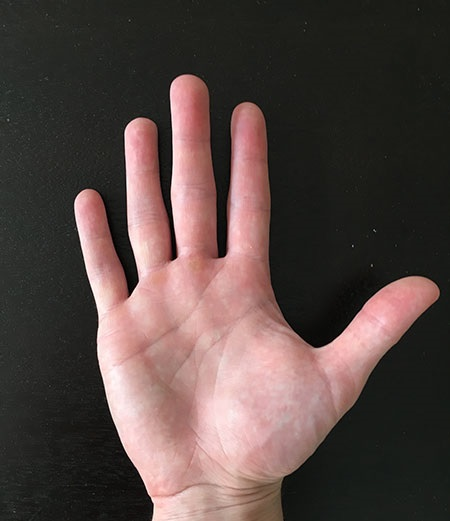
//> input picture project_code/images/hand.jpg, 450 x 521 px
$ ./VC_FANFUHAN_OPENCV055   (built with g++ and OpenCV 4)
//> lines starting //> are read from the running program, lines starting //| are printed output that depends on the picture; after the words box and inside, x2 and y2 are one past the last pixel; in counts of white or black regions, pixels touching at a corner belong together
// VC_FANFUHAN_OPENCV055.cpp : 定義主控台應用程式的進入點。
//
/*
// Debug | x32
通用屬性
| C/C++
|	| 一般
|		| 其他 Include 目錄 -> ..\..\opencv411_x64\include
|
| 連結器
| 	|一一般
|		|  其他程式庫目錄 -> ..\..\opencv411_x64\lib
|
| 	|一輸入
|		| 其他相依性 -> opencv_world411d.lib;%(AdditionalDependencies)

// Releas | x64
組態屬性
| C/C++
|	| 一般
|		| 其他 Include 目錄 -> ..\..\opencv411_x64\include;%(AdditionalDependencies)
|
| 連結器
| 	|一般
|		| 其他程式庫目錄 -> ..\..\opencv411_x64\lib;%(AdditionalDependencies)
|
| 	|一輸入
|		| 其他相依性 -> opencv_world411.lib;%(AdditionalDependencies)

*/

#include "stdafx.h"
#include <iostream>
#include <opencv2/opencv.hpp>
#include <opencv2/core/core.hpp>
#include <opencv2/highgui/highgui.hpp>

using namespace std;
using namespace cv;

void blur_demo(Mat &image, Mat &sum);
void edge_demo(Mat &image, Mat &sum);
int getblockSum(Mat &sum, int x1, int y1, int x2, int y2, int i);

void showHistogram(InputArray src, cv::String StrTitle);
void backProjection_demo(Mat &mat, Mat &model);
void blur3x3(Mat &src, Mat *det);

void add_salt_pepper_noise(Mat &image);
void add_gaussian_noise(Mat &image);

void USMImage(Mat src, Mat &usm, float fltPar);

void pyramid_up(Mat &image, vector<Mat> &pyramid_images, int level);
void pyramid_down(vector<Mat> &pyramid_images);

void laplaian_demo(vector<Mat> &pyramid_images, Mat &image);

void connected_component_demo(Mat &image);
void componentwithstats_demo(Mat &image);

void contours_info(Mat &image, vector<vector<Point>> &pts);
void contours_info(Mat &image, vector<vector<Point>> &pts, int threshold01, int threshold02);

// [5 lines left out: function pause, not called in this run]
int main()
{
	Mat src = imread("../../images/hand.jpg");//Mat src = imread("../../images/test.png");
//> src is the input picture: 521 rows x 450 cols, CV_8UC3; mean B, G, R 67.4, 70.7, 86.1
	if (src.empty())
	{
		cout << "could not load image.." << endl;
		pause();
		return -1;
	}
	else
	{
		imshow("input_src", src);
		showHistogram(src, "Histogram_input_src");
//> in showHistogram, `split(src, bgr_plane);`:
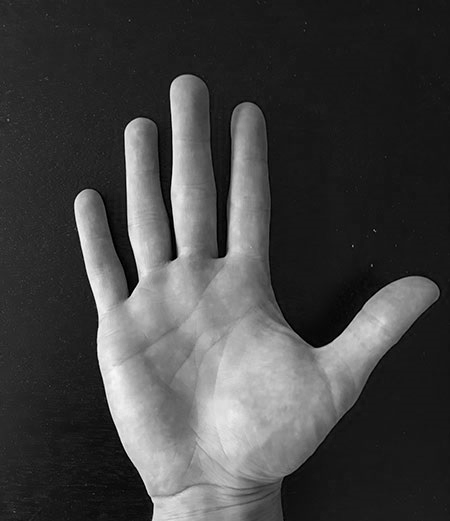
//> bgr_plane[0]: 521 rows x 450 cols, CV_8UC1; min 0, max 250, mean 67.4
//> in showHistogram, `split(src, bgr_plane);`:
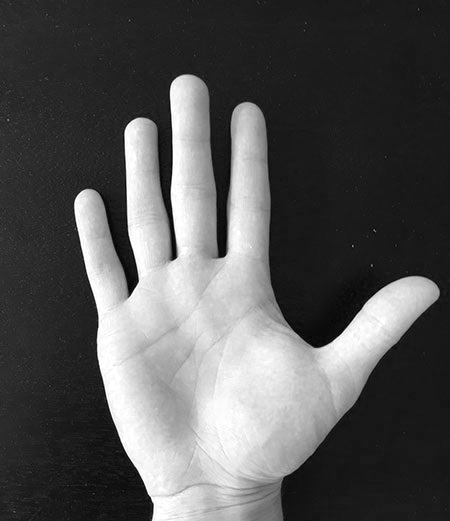
//> bgr_plane[2]: 521 rows x 450 cols, CV_8UC1; min 0, max 255, mean 86.1
//> in showHistogram, `calcHist(&bgr_plane[0], 1, 0, Mat(), b_hist, 1, bins, ranges);`: b_hist = 256 values, max 23324 at index 23, min 0 at index 251, mean 915.8
//> in showHistogram, `calcHist(&bgr_plane[1], 1, 0, Mat(), g_hist, 1, bins, ranges);`: g_hist = 256 values, max 15572 at index 26, min 0 at index 253, mean 915.8
//> in showHistogram, `calcHist(&bgr_plane[2], 1, 0, Mat(), r_hist, 1, bins, ranges);`: r_hist = 256 values, max 14162 at index 24, min 0 at index 255, mean 910.2
//> in showHistogram, `normalize(b_hist, b_hist, 0, histImage.rows, NORM_MINMAX, -1);`: b_hist = 256 values, max 400 at index 23, min 0 at index 251, mean 15.71
//> in showHistogram, `normalize(g_hist, g_hist, 0, histImage.rows, NORM_MINMAX, -1);`: g_hist = 256 values, max 400 at index 26, min 0 at index 253, mean 23.52
//> in showHistogram, `normalize(r_hist, r_hist, 0, histImage.rows, NORM_MINMAX, -1);`: r_hist = 256 values, max 400 at index 24, min 0 at index 255, mean 25.71
//> after the loop in showHistogram, `for (int i = 1; i < bins[0]; ++i)`:
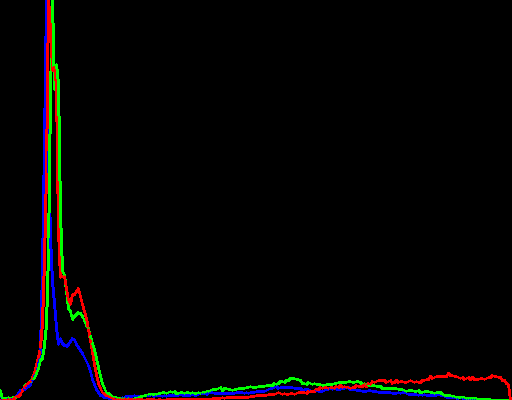
//> histImage: 400 rows x 512 cols, CV_8UC3; mean B, G, R 2.8, 4, 4.2

		// 二值化
		//彩色轉二值化步驟(SOP) 彩色 -> 高斯模糊(去雜訊) -> 轉灰階 -> 二值化
		Mat gray, binary;
		GaussianBlur(src, src, Size(3, 3), 0, 0);
		cvtColor(src, gray, COLOR_BGR2GRAY);
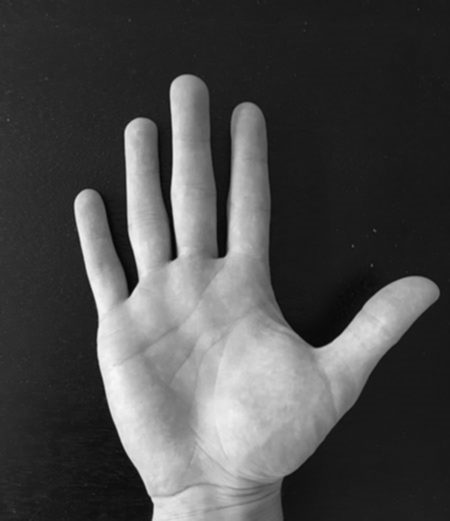
//> gray: 521 rows x 450 cols, CV_8UC1; min 4, max 248, mean 75
		threshold(gray, binary, 0, 255, THRESH_BINARY | THRESH_OTSU);
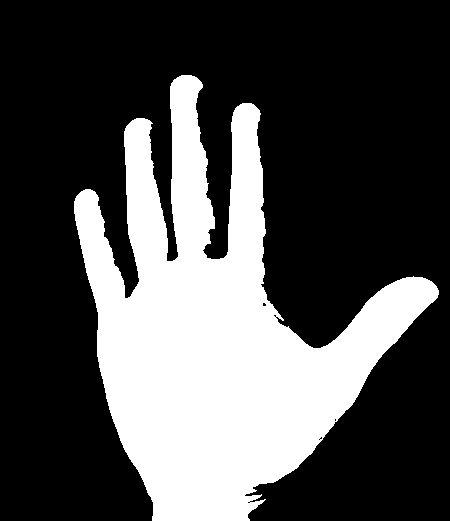
//> binary: 521 rows x 450 cols, CV_8UC1; 30.4% white; 1 white region

		// 因為白色在此圖像為連通元件(mask)，所以使用開運算删除小的白色雜訊，藉此提高連通元件(mask)準確度
		/*
		Mat k = getStructuringElement(MORPH_RECT, Size(3, 3), Point(-1, -1));
		morphologyEx(binary, binary, MORPH_OPEN, k);
		//*/
		imshow("binary", binary);

		// 轮廓发现与绘制
		vector<vector<Point>> contours;
		vector<Vec4i> hierarchy;
		findContours(binary, contours, hierarchy, RETR_EXTERNAL, CHAIN_APPROX_SIMPLE, Point());
//> contours = 1 contour; box (x1, y1, x2, y2) and area: (74, 75, 439, 521) 70174
		for (size_t t = 0; t < contours.size(); t++) {
			vector<Point> hull;
			/*
			void cv::convexHull(
			InputArray points,
			OutputArray hull,
			bool clockwise = false,
			bool returnPoints = true
			)
			points参数是输入的轮廓点集
			hull凸包检测的输出结果，当参数returnPoints为ture的时候返回凸包的顶点坐标是个点集、returnPoints为false的是返回的是一个integer的vector里面是凸包各个顶点在轮廓点集对应的index
			clockwise 表示顺时针方向或者逆时针方向
			returnPoints表示是否返回点集
			*/
			convexHull(contours[t], hull);
			/*
			bool cv::isContourConvex(
			InputArray contour
			)
			该方法只有一个输入参数就是轮廓点集。
			*/
			bool isHull = isContourConvex(contours[t]);
			printf("test convex of the contours %s", isHull ? "y" : "n");
			int len = hull.size();
			for (int i = 0; i < len; ++i) {
				circle(src, hull[i], 4, Scalar(255, 0, 0), 2);//標示節點
				line(src, hull[i%len], hull[(i + 1) % len], Scalar(0, 0, 255), 2);//繪出連接線
			}
		}
//> this loop made 1 pass
//> (isHull, len) on pass 1: (false, 29)
//| test convex of the contours n
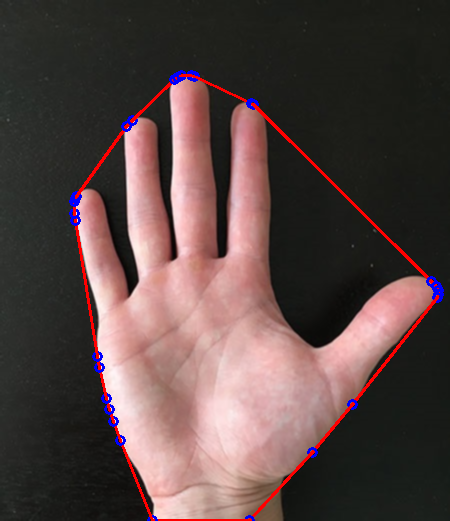
//> src: 521 rows x 450 cols, CV_8UC3; mean B, G, R 67.6, 69.4, 88.3

		imshow("contours", src);

		waitKey(0);
		return 0;
//> (the program exits here)
